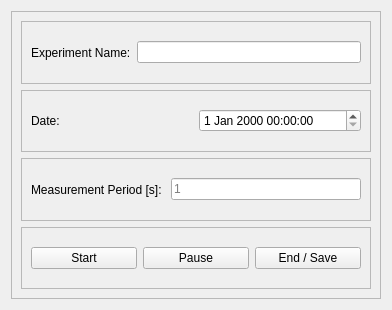
<?xml version="1.0" encoding="UTF-8"?>
<ui version="4.0">
 <class>Form</class>
 <widget class="QWidget" name="Form">
  <property name="geometry">
   <rect>
    <x>0</x>
    <y>0</y>
    <width>392</width>
    <height>310</height>
   </rect>
  </property>
  <property name="windowTitle">
   <string>Form</string>
  </property>
  <layout class="QHBoxLayout" name="horizontalLayout_5">
   <item>
    <widget class="QFrame" name="frame_5">
     <property name="frameShape">
      <enum>QFrame::StyledPanel</enum>
     </property>
     <property name="frameShadow">
      <enum>QFrame::Raised</enum>
     </property>
     <layout class="QVBoxLayout" name="verticalLayout">
      <item>
       <widget class="QFrame" name="frame">
        <property name="frameShape">
         <enum>QFrame::StyledPanel</enum>
        </property>
        <property name="frameShadow">
         <enum>QFrame::Raised</enum>
        </property>
        <layout class="QHBoxLayout" name="horizontalLayout">
         <item>
          <widget class="QLabel" name="experimentNameLabel">
           <property name="text">
            <string>Experiment Name:</string>
           </property>
          </widget>
         </item>
         <item>
          <widget class="QLineEdit" name="experimentNameLineEdit"/>
         </item>
        </layout>
       </widget>
      </item>
      <item>
       <widget class="QFrame" name="frame_2">
        <property name="frameShape">
         <enum>QFrame::StyledPanel</enum>
        </property>
        <property name="frameShadow">
         <enum>QFrame::Raised</enum>
        </property>
        <layout class="QHBoxLayout" name="horizontalLayout_2">
         <item>
          <widget class="QLabel" name="dateLabel">
           <property name="text">
            <string>Date:</string>
           </property>
          </widget>
         </item>
         <item>
          <widget class="QDateTimeEdit" name="dateTimeEdit"/>
         </item>
        </layout>
       </widget>
      </item>
      <item>
       <widget class="QFrame" name="frame_3">
        <property name="frameShape">
         <enum>QFrame::StyledPanel</enum>
        </property>
        <property name="frameShadow">
         <enum>QFrame::Raised</enum>
        </property>
        <layout class="QHBoxLayout" name="horizontalLayout_3">
         <item>
          <widget class="QLabel" name="MeasurePeriodLabel">
           <property name="text">
            <string>Measurement Period [s]: </string>
           </property>
          </widget>
         </item>
         <item>
          <widget class="QLineEdit" name="MeasureFreqLineEdit">
           <property name="placeholderText">
            <string>1</string>
           </property>
          </widget>
         </item>
        </layout>
       </widget>
      </item>
      <item>
       <widget class="QFrame" name="frame_4">
        <property name="frameShape">
         <enum>QFrame::StyledPanel</enum>
        </property>
        <property name="frameShadow">
         <enum>QFrame::Raised</enum>
        </property>
        <layout class="QHBoxLayout" name="horizontalLayout_4">
         <item>
          <widget class="QPushButton" name="startPushButton">
           <property name="text">
            <string>Start</string>
           </property>
           <property name="checkable">
            <bool>false</bool>
           </property>
          </widget>
         </item>
         <item>
          <widget class="QPushButton" name="pausePushButton">
           <property name="text">
            <string>Pause</string>
           </property>
          </widget>
         </item>
         <item>
          <widget class="QPushButton" name="endAndSavePushButton">
           <property name="text">
            <string>End / Save</string>
           </property>
          </widget>
         </item>
        </layout>
       </widget>
      </item>
     </layout>
    </widget>
   </item>
  </layout>
 </widget>
 <resources/>
 <connections/>
</ui>
